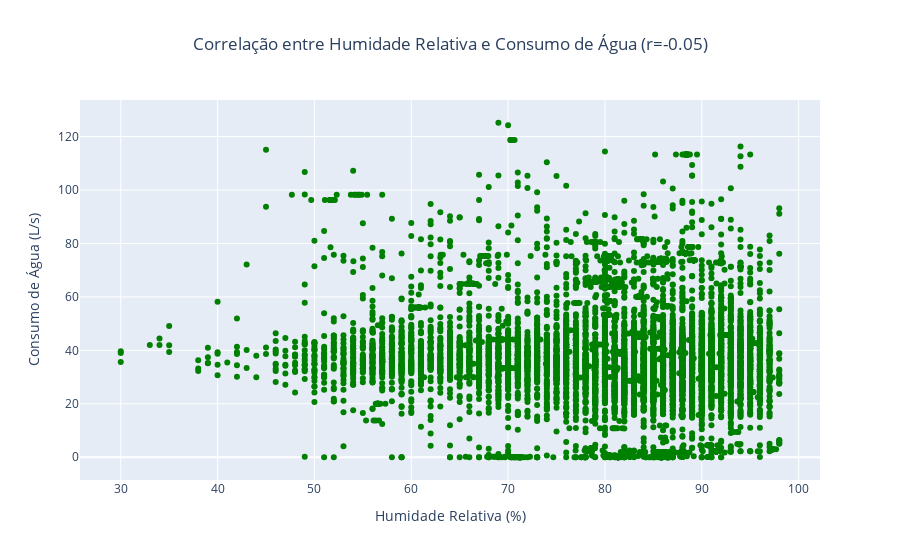

Write notebook code for a chart like this one.
### Code cell
fig3.show()

### Figure 1 — Plotly figure (JSON) as saved in the notebook; plotly's stock layout.template omitted (floating-point values rounded to 4 significant figures; data arrays with more than 128 entries replaced by an {"elided": "..."} marker saying what was removed)
{"data": [{"marker": {"color": "green"}, "mode": "markers", "type": "scatter", "x": {"elided": "8636 float values"}, "y": {"elided": "8636 float values"}}], "layout": {"title": {"text": "Correlação entre Humidade Relativa e Consumo de Água (r=-0.05)", "x": 0.5, "xanchor": "center"}, "xaxis": {"title": {"text": "Humidade Relativa (%)"}}, "yaxis": {"title": {"text": "Consumo de Água (L/s)"}}}}
